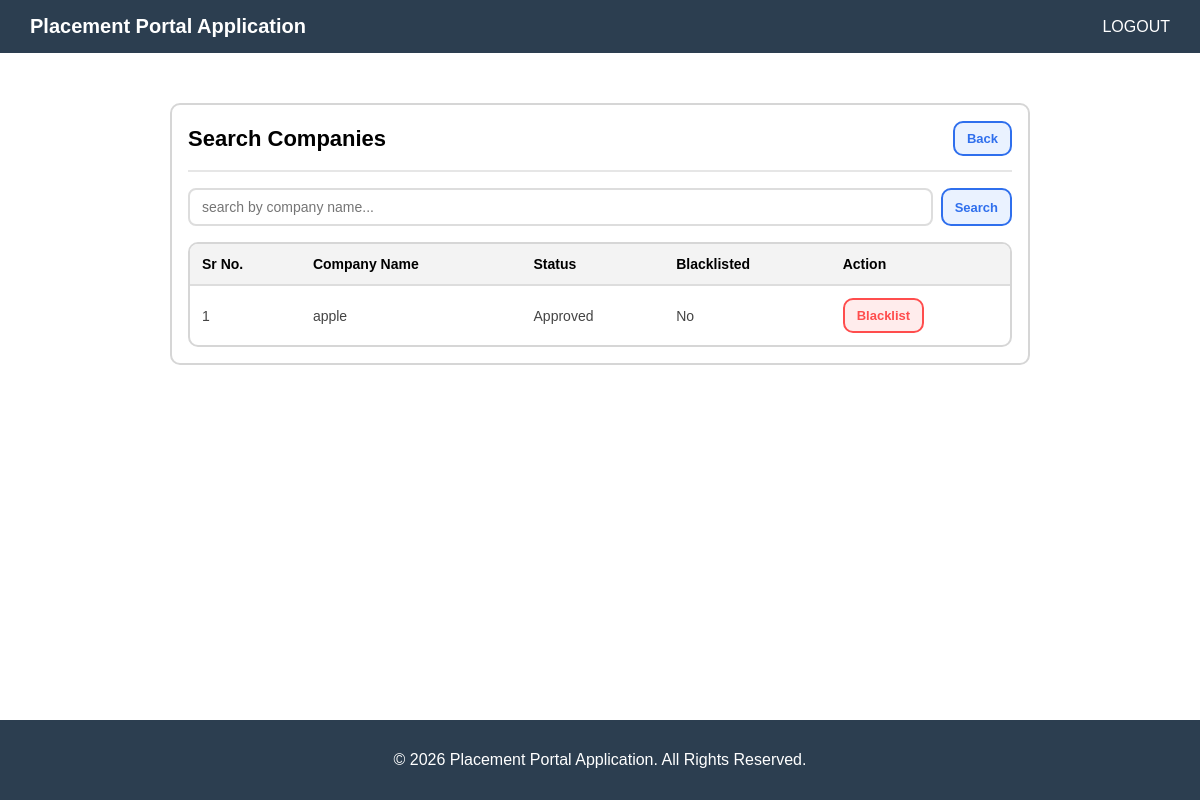
The app's page /admin_dashboard/search_companies (signed in) with its own data.
### app.py (models this page shows)
class Company(db.Model):
    __tablename__ = "company"
    id = db.Column(db.Integer, primary_key=True)
    company_name = db.Column(db.String(150), unique=True, nullable=False)
    company_description = db.Column(db.String(200), nullable=False)
    company_website = db.Column(db.String(200), nullable=False)
    status = db.Column(db.String(50), nullable=False, default="Pending")
    user_id = db.Column(
        db.Integer, db.ForeignKey("users.id", ondelete="CASCADE"),
        nullable=False, unique=True
    )
    user = db.relationship("User", back_populates="company_profile")
    drives = db.relationship(
        "Placement_Drive",
        back_populates="company",
        cascade="all, delete-orphan"
    )

class User(db.Model):
    __tablename__ = "users"
    id = db.Column(db.Integer, primary_key=True)
    username = db.Column(db.String(150), unique=True, nullable=False)
    email = db.Column(db.String(150), unique=True, nullable=False)
    password = db.Column(db.String(150), nullable=False)
    role = db.Column(db.String(50), nullable=False)
    created_at = db.Column(db.DateTime, default=datetime.utcnow)
    is_blacklisted = db.Column(db.Boolean, default=False)
    company_profile = db.relationship(
        "Company",
        back_populates="user",
        uselist=False,
        cascade="all, delete-orphan",
    )
    student_profile = db.relationship(
        "Student",
        back_populates="user",
        uselist=False,
        cascade="all, delete-orphan",
    )

### app.py (the view)
@app.route('/admin_dashboard/search_companies')
def search_companies():
    user_id = session.get('id')
    if not user_id:
        return redirect(url_for('login'))
    q = request.args.get('q', '').strip()
    if q:
        companies = Company.query.filter(Company.company_name.ilike(f'%{q}%')).all()
    else:
        companies = Company.query.all()
    return render_template('admin_search_companies.html', companies=companies, q=q)

### templates/admin_search_companies.html (shortened to what this page needs)
{% extends "base.html" %}
{% block content %}
<div class="container">
    <div class="card">
        <div class="topbar">
            <div class="title">Search Companies</div>
            <a href="{{ url_for('admin_dashboard') }}" class="btn btn-blue">Back</a>
        </div>
        <form method="GET" action="{{ url_for('search_companies') }}">
            <div class="search-bar">
                <input type="text" name="q" placeholder="search by company name..." value="{{ q }}">
                <button type="submit" class="btn btn-blue">Search</button>
            </div>
        </form>
        <div class="table-wrap">
            <table>
                <thead>
                    <tr>
                        <th>Sr No.</th>
                        <th>Company Name</th>
                        <th>Status</th>
                        <th>Blacklisted</th>
                        <th>Action</th>
                    </tr>
                </thead>
                <tbody>
                    {% for comp in companies %}
                        <tr>
                            <td>{{ loop.index }}</td>
                            <td>{{ comp.company_name }}</td>
                            <td>{{ comp.status }}</td>
                            <td>{{ 'Yes' if comp.user.is_blacklisted else 'No' }}</td>
                            <td>
                                {% if comp.user.is_blacklisted %}
                                    <a href="{{ url_for('compremove_blacklist', user_id=comp.user_id) }}" class="btn btn-grey">Remove Blacklist</a>
                                {% else %}
                                    <a href="{{ url_for('compblacklist', user_id=comp.user_id) }}" class="btn btn-red">Blacklist</a>
                                {% endif %}
                            </td>
                        </tr>
                    {% else %}
                        <tr>
                            <td colspan="5" style="color:#888;">No companies found.</td>
                        </tr>
                    {% endfor %}
                </tbody>
            </table>
        </div>
    </div>
</div>
{% endblock %}

### templates/base.html (style rules this page uses)
body { margin: 0; font-family: Arial, sans-serif; }

### templates/admin_search_companies.html (style rules this page uses)
* { box-sizing: border-box; }
.container { max-width: 900px; margin: 30px auto; padding: 20px 20px 60px; }
.card { background: #fff; border: 2px solid #d6d6d6; border-radius: 10px; padding: 16px; }
.topbar { display: flex; align-items: center; justify-content: space-between; margin-bottom: 16px; padding-bottom: 14px; border-bottom: 2px solid #e6e6e6; }
.topbar .title { font-size: 22px; font-weight: 700; }
.btn { padding: 8px 12px; border-radius: 10px; border: 2px solid transparent; cursor: pointer; font-weight: 600; font-size: 13px; text-decoration: none; display: inline-block; background: #eee; }
.btn-blue { background: #eaf2ff; border-color: #2f6fed; color: #2f6fed; }
.btn-red { background: #ffecec; border-color: #ff4d4d; color: #ff4d4d; }
.search-bar { display: flex; gap: 8px; margin-bottom: 16px; }
.search-bar input { flex: 1; padding: 9px 12px; border: 2px solid #ddd; border-radius: 8px; font-size: 14px; }
.table-wrap { border: 2px solid #d6d6d6; border-radius: 10px; overflow: hidden; background: #fff; }
table { width: 100%; border-collapse: collapse; }
thead th { text-align: left; background: #f3f3f3; padding: 12px; border-bottom: 2px solid #ddd; font-size: 14px; }
tbody td { padding: 12px; border-bottom: 1px solid #eee; font-size: 14px; color: #444; }
tbody tr:last-child td { border-bottom: none; }

### records on screen
Company: company_name "apple", status "Approved"
User: is_blacklisted "No"
